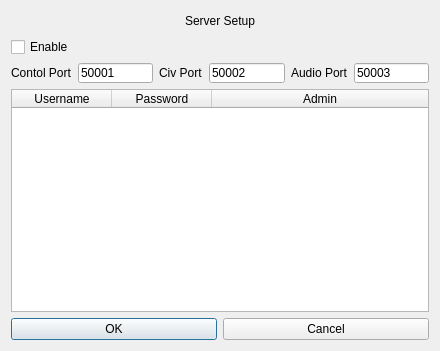
<?xml version="1.0" encoding="UTF-8"?>
<ui version="4.0">
 <class>udpServerSetup</class>
 <widget class="QDialog" name="udpServerSetup">
  <property name="geometry">
   <rect>
    <x>0</x>
    <y>0</y>
    <width>440</width>
    <height>351</height>
   </rect>
  </property>
  <property name="sizePolicy">
   <sizepolicy hsizetype="Fixed" vsizetype="MinimumExpanding">
    <horstretch>0</horstretch>
    <verstretch>0</verstretch>
   </sizepolicy>
  </property>
  <property name="minimumSize">
   <size>
    <width>440</width>
    <height>0</height>
   </size>
  </property>
  <property name="maximumSize">
   <size>
    <width>440</width>
    <height>480</height>
   </size>
  </property>
  <property name="windowTitle">
   <string>Server Setup</string>
  </property>
  <layout class="QVBoxLayout" name="verticalLayout_5">
   <item>
    <layout class="QVBoxLayout" name="verticalLayout_2">
     <property name="sizeConstraint">
      <enum>QLayout::SetDefaultConstraint</enum>
     </property>
     <item>
      <layout class="QHBoxLayout" name="horizontalLayout">
       <item>
        <spacer name="horizontalSpacer">
         <property name="orientation">
          <enum>Qt::Horizontal</enum>
         </property>
         <property name="sizeHint" stdset="0">
          <size>
           <width>40</width>
           <height>20</height>
          </size>
         </property>
        </spacer>
       </item>
       <item>
        <widget class="QLabel" name="label">
         <property name="minimumSize">
          <size>
           <width>0</width>
           <height>20</height>
          </size>
         </property>
         <property name="maximumSize">
          <size>
           <width>16777215</width>
           <height>20</height>
          </size>
         </property>
         <property name="text">
          <string>Server Setup</string>
         </property>
        </widget>
       </item>
       <item>
        <spacer name="horizontalSpacer_2">
         <property name="orientation">
          <enum>Qt::Horizontal</enum>
         </property>
         <property name="sizeHint" stdset="0">
          <size>
           <width>40</width>
           <height>20</height>
          </size>
         </property>
        </spacer>
       </item>
      </layout>
     </item>
     <item>
      <layout class="QHBoxLayout" name="horizontalLayout_3">
       <item>
        <widget class="QCheckBox" name="enableCheckbox">
         <property name="minimumSize">
          <size>
           <width>0</width>
           <height>20</height>
          </size>
         </property>
         <property name="maximumSize">
          <size>
           <width>16777215</width>
           <height>20</height>
          </size>
         </property>
         <property name="text">
          <string>Enable</string>
         </property>
        </widget>
       </item>
       <item>
        <spacer name="horizontalSpacer_3">
         <property name="orientation">
          <enum>Qt::Horizontal</enum>
         </property>
         <property name="sizeHint" stdset="0">
          <size>
           <width>40</width>
           <height>20</height>
          </size>
         </property>
        </spacer>
       </item>
      </layout>
     </item>
     <item>
      <layout class="QHBoxLayout" name="horizontalLayout_7">
       <item>
        <widget class="QLabel" name="label_4">
         <property name="minimumSize">
          <size>
           <width>0</width>
           <height>20</height>
          </size>
         </property>
         <property name="maximumSize">
          <size>
           <width>16777215</width>
           <height>20</height>
          </size>
         </property>
         <property name="text">
          <string>Contol Port</string>
         </property>
        </widget>
       </item>
       <item>
        <widget class="QLineEdit" name="controlPortText">
         <property name="sizePolicy">
          <sizepolicy hsizetype="Expanding" vsizetype="Expanding">
           <horstretch>0</horstretch>
           <verstretch>0</verstretch>
          </sizepolicy>
         </property>
         <property name="minimumSize">
          <size>
           <width>0</width>
           <height>20</height>
          </size>
         </property>
         <property name="maximumSize">
          <size>
           <width>16777215</width>
           <height>20</height>
          </size>
         </property>
         <property name="inputMask">
          <string>99999</string>
         </property>
         <property name="text">
          <string>50001</string>
         </property>
         <property name="frame">
          <bool>true</bool>
         </property>
        </widget>
       </item>
       <item>
        <widget class="QLabel" name="label_3">
         <property name="sizePolicy">
          <sizepolicy hsizetype="Preferred" vsizetype="Fixed">
           <horstretch>0</horstretch>
           <verstretch>0</verstretch>
          </sizepolicy>
         </property>
         <property name="minimumSize">
          <size>
           <width>0</width>
           <height>20</height>
          </size>
         </property>
         <property name="maximumSize">
          <size>
           <width>16777215</width>
           <height>20</height>
          </size>
         </property>
         <property name="text">
          <string>Civ Port</string>
         </property>
        </widget>
       </item>
       <item>
        <widget class="QLineEdit" name="civPortText">
         <property name="minimumSize">
          <size>
           <width>0</width>
           <height>20</height>
          </size>
         </property>
         <property name="maximumSize">
          <size>
           <width>16777215</width>
           <height>20</height>
          </size>
         </property>
         <property name="inputMask">
          <string>99999</string>
         </property>
         <property name="text">
          <string>50002</string>
         </property>
        </widget>
       </item>
       <item>
        <widget class="QLabel" name="label_2">
         <property name="minimumSize">
          <size>
           <width>0</width>
           <height>20</height>
          </size>
         </property>
         <property name="maximumSize">
          <size>
           <width>16777215</width>
           <height>20</height>
          </size>
         </property>
         <property name="text">
          <string>Audio Port</string>
         </property>
        </widget>
       </item>
       <item>
        <widget class="QLineEdit" name="audioPortText">
         <property name="minimumSize">
          <size>
           <width>0</width>
           <height>20</height>
          </size>
         </property>
         <property name="maximumSize">
          <size>
           <width>16777215</width>
           <height>20</height>
          </size>
         </property>
         <property name="inputMask">
          <string>99999</string>
         </property>
         <property name="text">
          <string>50003</string>
         </property>
        </widget>
       </item>
      </layout>
     </item>
     <item>
      <layout class="QHBoxLayout" name="horizontalLayout_4"/>
     </item>
     <item>
      <layout class="QVBoxLayout" name="verticalLayout_4">
       <item>
        <widget class="QTableWidget" name="usersTable">
         <property name="sizePolicy">
          <sizepolicy hsizetype="Expanding" vsizetype="Expanding">
           <horstretch>0</horstretch>
           <verstretch>0</verstretch>
          </sizepolicy>
         </property>
         <property name="minimumSize">
          <size>
           <width>400</width>
           <height>160</height>
          </size>
         </property>
         <property name="maximumSize">
          <size>
           <width>750</width>
           <height>330</height>
          </size>
         </property>
         <property name="frameShape">
          <enum>QFrame::StyledPanel</enum>
         </property>
         <property name="lineWidth">
          <number>1</number>
         </property>
         <property name="midLineWidth">
          <number>0</number>
         </property>
         <property name="columnCount">
          <number>3</number>
         </property>
         <attribute name="horizontalHeaderCascadingSectionResizes">
          <bool>false</bool>
         </attribute>
         <attribute name="horizontalHeaderDefaultSectionSize">
          <number>100</number>
         </attribute>
         <attribute name="horizontalHeaderShowSortIndicator" stdset="0">
          <bool>false</bool>
         </attribute>
         <attribute name="horizontalHeaderStretchLastSection">
          <bool>true</bool>
         </attribute>
         <attribute name="verticalHeaderVisible">
          <bool>false</bool>
         </attribute>
         <attribute name="verticalHeaderShowSortIndicator" stdset="0">
          <bool>true</bool>
         </attribute>
         <attribute name="verticalHeaderStretchLastSection">
          <bool>false</bool>
         </attribute>
         <column>
          <property name="text">
           <string>Username</string>
          </property>
         </column>
         <column>
          <property name="text">
           <string>Password</string>
          </property>
         </column>
         <column>
          <property name="text">
           <string>Admin</string>
          </property>
         </column>
        </widget>
       </item>
      </layout>
     </item>
     <item>
      <layout class="QHBoxLayout" name="horizontalLayout_2">
       <item>
        <widget class="QPushButton" name="okButton">
         <property name="text">
          <string>OK</string>
         </property>
        </widget>
       </item>
       <item>
        <widget class="QPushButton" name="cancelButton">
         <property name="text">
          <string>Cancel</string>
         </property>
        </widget>
       </item>
      </layout>
     </item>
    </layout>
   </item>
  </layout>
 </widget>
 <resources/>
 <connections>
  <connection>
   <sender>okButton</sender>
   <signal>clicked()</signal>
   <receiver>udpServerSetup</receiver>
   <slot>accept()</slot>
   <hints>
    <hint type="sourcelabel">
     <x>278</x>
     <y>253</y>
    </hint>
    <hint type="destinationlabel">
     <x>96</x>
     <y>254</y>
    </hint>
   </hints>
  </connection>
  <connection>
   <sender>cancelButton</sender>
   <signal>clicked()</signal>
   <receiver>udpServerSetup</receiver>
   <slot>reject()</slot>
   <hints>
    <hint type="sourcelabel">
     <x>369</x>
     <y>253</y>
    </hint>
    <hint type="destinationlabel">
     <x>179</x>
     <y>282</y>
    </hint>
   </hints>
  </connection>
 </connections>
</ui>
